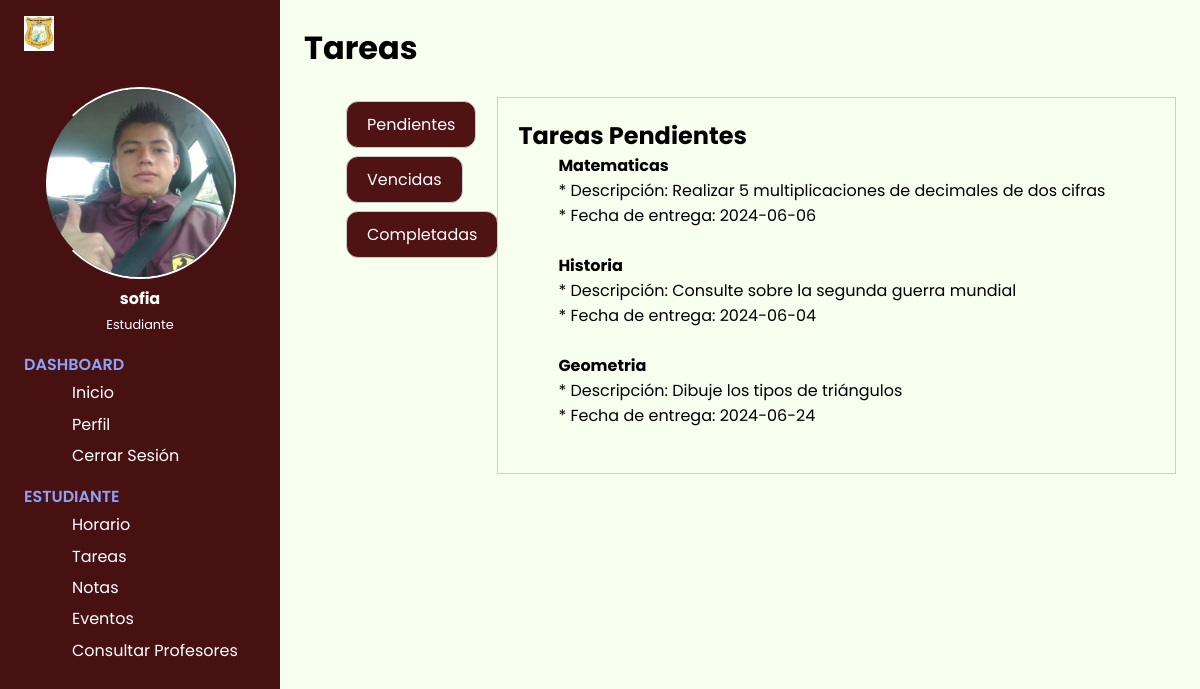
The page /logic/estudiante/consultarTareas.php?estudiante=sofi11@gmail.com on the database its author committed.
### tables this page shows
CREATE TABLE `estudiante` (
  `id` int(11) NOT NULL,
  `nombre` varchar(50) NOT NULL,
  `profesion` varchar(50) NOT NULL,
  `edad` int(11) NOT NULL,
  `email` varchar(50) NOT NULL,
  `contrasena` varchar(50) NOT NULL,
  `grado` varchar(50) NOT NULL
);

CREATE TABLE `tareas` (
  `idTarea` int(11) NOT NULL,
  `idGrupo` int(11) NOT NULL,
  `descripcion` varchar(300) NOT NULL,
  `fechaEntrega` date NOT NULL
);

CREATE TABLE `grupos` (
  `idGrupo` int(11) NOT NULL,
  `curso` varchar(50) NOT NULL,
  `idProf` int(11) NOT NULL,
  `materia` varchar(50) NOT NULL
);

### config/db.php (called while the page is built, shortened)
<?php
    class DataBase{
        function connect(){
            $servername = "localhost";
            $username = "root";
            $password = "";
            $dbname = "colegiosga";
            $url=mysqli_connect($servername,$username,$password) or die("No se pudo conectar a la base de datos" .mysqli_error($url));
            mysqli_select_db($url,$dbname) or die("No se pudo seleccionar a la base de datos" .mysqli_error($url));
            return $url;
        }
    }
?>

### logic/estudiante/crud_e.php (called while the page is built, shortened)
<?php
class Crud_e {
    private $conexion;
    public function __construct($conexion) {
        $this->conexion = $conexion;
    }
    public function obtenerEstudiante($email) {
        $query = "SELECT * FROM estudiante WHERE email ='$email'";
        $result = mysqli_query($this->conexion, $query);
        if (mysqli_num_rows($result) > 0) {
            return mysqli_fetch_assoc($result);
        } else {
            return null;
        }
    }
}
?>

### logic/grupos/vergrupos.php (called while the page is built, shortened)
<?php
class Vergrupo
{
    private $conexion;
    public function __construct($conexion)
    {
        $this->conexion = $conexion;
    }
    public function obtenerGrupo($curso)
    {
        $query = "SELECT idGrupo,materia FROM grupos WHERE curso = '$curso'";
        $result = mysqli_query($this->conexion, $query);
        $grupos = [];
        if ($result && mysqli_num_rows($result) > 0) {
            while ($row = mysqli_fetch_assoc($result)) {
                $grupos[] = $row;
            }
            return $grupos;
        } else {
            return [];
        }
    }
}

### logic/tareas/vertareas.php (called while the page is built)
<?php
class Vertareas
{
    private $conexion;
    public function __construct($conexion)
    {
        $this->conexion = $conexion;
    }
    public function obtenerTareas($idGrupo)
    {
        $query = "SELECT tareas.descripcion, tareas.fechaEntrega, grupos.materia FROM tareas
        JOIN grupos ON tareas.idGrupo = grupos.idGrupo
            WHERE tareas.idGrupo = '$idGrupo'";
        $result = mysqli_query($this->conexion, $query);
        $tareas = [];
        if ($result && mysqli_num_rows($result) > 0) {
            while ($row = mysqli_fetch_assoc($result)) {
                $tareas[] = $row;
            }
            return $tareas;
        } else {
            return [];
        }
    }
}

### logic/estudiante/consultarTareas.php (the view, shortened to what this page needs)
<?php
include("../../pages/Dashboard/estudianteDs.php");
include("../../logic/tareas/vertareas.php");
include("../../logic/grupos/vergrupos.php");
$tareas = new Vertareas($db->connect());
$grupos = new Vergrupo($db->connect());
$pendientes = [];
$vencidas = [];
$completadas = [];
$fechaActual = new DateTime();
if (isset($_GET['estudiante'])) {
    $email = urldecode($_GET['estudiante']);
    $estudiante = $crud_e->obtenerEstudiante($email);
    $gruposEst = $grupos->obtenerGrupo($estudiante["grado"]);
    if (!empty($gruposEst)) {
        foreach ($gruposEst as $grupoEstudiante) {
            $idGrupo = $grupoEstudiante['idGrupo'];
            $tareasEst = $tareas->obtenerTareas($idGrupo);
            foreach ($tareasEst as $tarea) {
                $fechaEntrega = $tarea['fechaEntrega'];
                if (gettype($fechaEntrega) === 'string') {
                    $fechaEntrega = new DateTime($fechaEntrega);
                }
                if ($fechaEntrega instanceof DateTime) {
                $completada = false;
                if ($completada) {
                    $completadas[] = $tarea;
                } elseif ($fechaEntrega < $fechaActual) {
                    $vencidas[] = $tarea;
                } else {
                    $pendientes[] = $tarea;
                }
            }
            }
        }
    }
}
?>
<!DOCTYPE html>
<html lang="es">
<div class="main-content">
    <main>
        <h1>Tareas</h1>
        <br>
        <div class="tabs">
            <ul>
                <li title="Pendientes"><label for="tab1" role="button" class="boton"><span>Pendientes</span></label></li>
                <li title="Vencidas"><label for="tab2" role="button" class="boton"><span>Vencidas</span></label></li>
                <li title="Completadas"><label for="tab3" role="button" class="boton"><span>Completadas</span></label></li>
            </ul>
            <div class="tab-content content1">
                <h2>Tareas Pendientes</h2>
                <ul>
                    <?php foreach ($pendientes as $tarea) : ?>
                        <div><h4><?php echo $tarea['materia']; ?></h4></div>
                        <div>* Descripción: <?php echo $tarea['descripcion']; ?></div>
                        <div>* Fecha de entrega: <?php echo $tarea['fechaEntrega']; ?></div>
                        <br>
                    <?php endforeach; ?>
                </ul>
            </div>
        </div>
    </main>
</div>
</body>
</html>

### pages/Dashboard/estudianteDs.php (shortened to what this page needs)
<?php
include("../../logic/estudiante/crud_e.php");
include("../../config/db.php");
$db = new DataBase();
$crud_e = new Crud_e($db->connect());
if (isset($_GET['estudiante'])) {
    $email = urldecode($_GET['estudiante']);
    $estudiante = $crud_e->obtenerEstudiante($email);
}
?>
<!DOCTYPE html>
<html lang="es">
<head>
    <link rel="stylesheet" href="../../css/Edashboard.css">
    <link rel="stylesheet" href="https://cdn.jsdelivr.net/npm/line-awesome/dist/line-awesome/css/line-awesome.min.css">
</head>
<body>
    <div class="sidebar">
        <div class="sidebar-brand">
            <div class="brand-flex">
                <img src="../../sources/img/Colegio Nicolas Gomez Davila (IED).jpg" width="30px" alt="logo">
                <div class="brand-icons">
                </div>
            </div>
        </div>
        <div class="sidebar-main">
            <div class="sidebar-user">
                <img src="../../sources/img/estudiante.jpg" alt="foto de perfil">
                <div>
                    <h3><?php echo $estudiante["nombre"]; ?></h3>
                    <span>Estudiante</span>
                </div>
            </div>
            <div class="sidebar-menu">
                <div class="menu-head">
                    <span>Dashboard</span>
                </div>
                <ul>
                    <li>
                        <a href="../../logic/estudiante/inicio.php?estudiante=<?php echo $email; ?>" class="active">
                            <span>Inicio</span>
                        </a>
                    </li>
                    <li>
                        <a href="../../logic/estudiante/perfilEstudiante.php?estudiante=<?php echo $email; ?>">
                            <span>Perfil</span>
                        </a>
                    </li>
                    <li>
                        <a href="../../index.php"><?php session_destroy() ?>
                            <span>Cerrar Sesión</span>
                        </a>
                    </li>
                </ul>
                <div class="menu-head">
                    <span>Estudiante</span>
                </div>
                <ul>
                    <li>
                    <a href="../../logic/estudiante/horarioEstudiante.php?estudiante=<?php echo $email; ?>">
                            <span>Horario</span>
                        </a>
                    </li>
                    <li>
                    <a href="../../logic/estudiante/consultarTareas.php?estudiante=<?php echo $email; ?>">
                            <span>Tareas</span>
                        </a>
                    </li>
                    <li>
                        <a href="../../logic/estudiante/notasEstudiante.php?estudiante=<?php echo $email; ?>">
                            <span>Notas</span>
                        </a>
                    </li>
                    <li>
                        <a href="../..//logic/estudiante/eventosEstudiante.php?estudiante=<?php echo $email; ?>">
                            <span>Eventos</span>
                        </a>
                    </li>
                    <li>
                        <a href="../../logic/estudiante/consultarProfe.php?estudiante=<?php echo $email; ?>">
                            <span>Consultar Profesores</span>
                        </a>
                    </li>
                </ul>
            </div>
        </div>
    </div>
</body>
</html>

### css/Edashboard.css (style rules this page uses)
:root { --color-main: #1a202e; }
* { font-family: 'Poppins', sans-serif; box-sizing: border-box; text-decoration: none; list-style-type: none; margin: 0; }
.sidebar { width: 280px; position: fixed; left: 0; top: 0; height: 100%; padding: 1rem 1.5rem; background-color: #471111; color: #fff; overflow-y: auto; }
.sidebar-brand { height: 55px; }
.brand-flex { display: flex; align-items: center; justify-content: space-between; }
.sidebar-user { margin: 1rem 0rem 1rem 0rem; text-align: center; }
.sidebar-user img { width: 12rem; height: 12rem; border-radius: 50%; border-left: 2px solid transparent; border-right: 2px solid #fff; border-bottom: 2px solid #fff; border-top: 2px solid #fff; }
.sidebar-user h3 { font-size: 1rem; }
.sidebar-user span { font-size: 0.8rem; }
.sidebar-menu { margin-top: 0.5rem; }
.menu-head { text-transform: uppercase; color: #8da2fb; font-size: 1rem; font-weight: 600; margin-bottom: 0.2rem; }
.sidebar ul { margin-bottom: 1rem; }
.sidebar li { margin-bottom: 0.4rem; }
.sidebar li a { color: #fff; font-size: 0.5rem; display: flex; align-items: center; }
.sidebar li a span { font-size: 1rem; display: inline-block; margin-right: 0.5rem; }
.main-content { margin-left: 280px; }
main { padding: 1.5rem; background: #f7ffef; min-height: calc(100vh - 70px); }
.boton { background-color: #501313; border: none; color: white; padding: 10px 28px; text-align: center; text-decoration: none; display: inline-block; font-size: 16px; margin: 4px 2px; cursor: pointer; border-radius: 12px; }
.tabs { display: flex; }
.tabs label { padding: 10px 20px; cursor: pointer; border: 1px solid #ccc; margin-right: -1px; }
.tab-content { border: 1px solid #ccc; padding: 20px; display: none; width: 100%; }
#tab1:checked ~ .content1, #tab2:checked ~ .content2, #tab3:checked ~ .content3 { display: block; }

### rows shown on the page
estudiante: nombre "sofia"
tareas: idGrupo.materia "Matematicas", descripcion "Realizar 5 multiplicaciones de decimales de dos cifras", fechaEntrega "2024-06-06"
tareas: idGrupo.materia "Historia", descripcion "Consulte sobre la segunda guerra mundial", fechaEntrega "2024-06-04"
tareas: idGrupo.materia "Geometria", descripcion "Dibuje los tipos de triángulos", fechaEntrega "2024-06-24"
